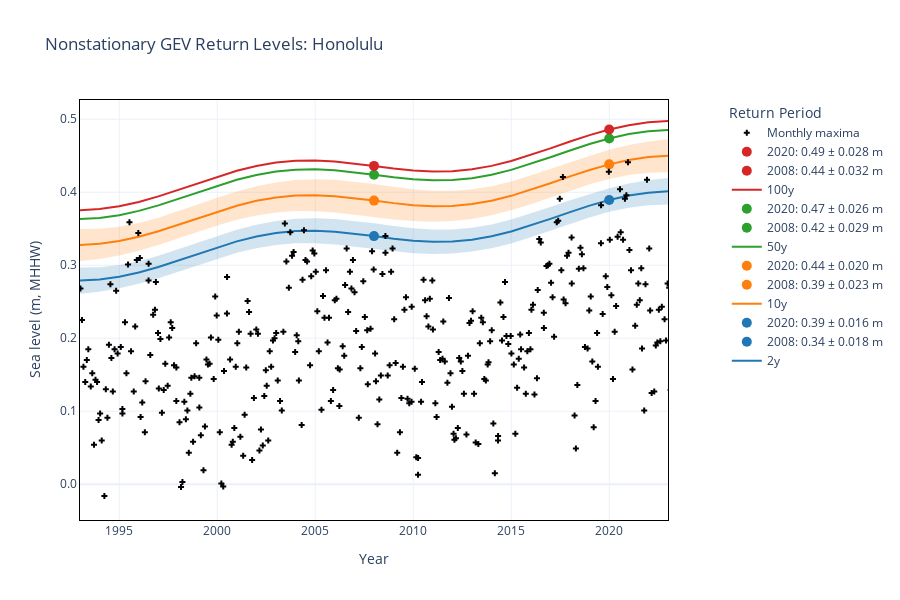

Notebook code for this chart:
### Markdown cell above
We can also make it interactive.

### Code cell
#The mean of the location parameter should be the mean of the monthly maxima
meanmaxSL = w_cvte2[1]-STNDtoMHHW
#The standard deviation should be the standard deviation of the monthly maxima  
rangemaxSL = w_cvte2[2]
fig = plotting.plotTimeDependentReturnValue_plotly(stationID, STNDtoMHHW, dirs['model_output_dir'], station_name, mm, year0plot, meanmaxSL, rangemaxSL)

### Figure 1 — Plotly figure (JSON) as saved in the notebook; plotly's stock layout.template omitted (floating-point values rounded to 4 significant figures; data arrays with more than 128 entries replaced by an {"elided": "..."} marker saying what was removed)
{"data": [{"hovertemplate": "%{x:.0f}: %{y:.3f} m", "line": {"color": "#1f77b4", "width": 2}, "mode": "lines", "name": "2y", "type": "scatter", "x": [1993.0, 1994.0, 1995.0, 1996.0, 1997.0, 1998.0, 1999.0, 2000.0, 2001.0, 2002.0, 2003.0, 2004.0, 2005.0, 2006.0, 2007.0, 2008.0, 2009.0, 2010.0, 2011.0, 2012.0, 2013.0, 2014.0, 2015.0, 2016.0, 2017.0, 2018.0, 2019.0, 2020.0, 2021.0, 2022.0, 2023.0, 2024.0], "y": [0.279, 0.2805, 0.2842, 0.2901, 0.2976, 0.3063, 0.3156, 0.3246, 0.3327, 0.3394, 0.3441, 0.3467, 0.3473, 0.3459, 0.3432, 0.3399, 0.3364, 0.3336, 0.3322, 0.3325, 0.335, 0.3396, 0.3462, 0.3544, 0.3634, 0.3728, 0.3816, 0.3893, 0.3954, 0.3994, 0.4013, 0.401]}, {"hovertemplate": "%{x:.0f}: %{y:.3f} m", "marker": {"color": "#1f77b4", "size": 10}, "mode": "markers+text", "name": "2008: 0.34 ± 0.018 m", "textposition": "top right", "type": "scatter", "x": [2008], "y": [0.3399]}, {"hovertemplate": "%{x:.0f}: %{y:.3f} m", "marker": {"color": "#1f77b4", "size": 10}, "mode": "markers+text", "name": "2020: 0.39 ± 0.016 m", "textposition": "top right", "type": "scatter", "x": [2020], "y": [0.3893]}, {"hovertemplate": "%{x:.0f}: %{y:.3f} m", "line": {"color": "#ff7f0e", "width": 2}, "mode": "lines", "name": "10y", "type": "scatter", "x": [1993.0, 1994.0, 1995.0, 1996.0, 1997.0, 1998.0, 1999.0, 2000.0, 2001.0, 2002.0, 2003.0, 2004.0, 2005.0, 2006.0, 2007.0, 2008.0, 2009.0, 2010.0, 2011.0, 2012.0, 2013.0, 2014.0, 2015.0, 2016.0, 2017.0, 2018.0, 2019.0, 2020.0, 2021.0, 2022.0, 2023.0, 2024.0], "y": [0.3277, 0.3293, 0.3331, 0.3389, 0.3465, 0.3552, 0.3645, 0.3734, 0.3816, 0.3882, 0.3929, 0.3955, 0.396, 0.3946, 0.3919, 0.3885, 0.3851, 0.3823, 0.3809, 0.3812, 0.3838, 0.3884, 0.3951, 0.4032, 0.4123, 0.4217, 0.4305, 0.4382, 0.4442, 0.4482, 0.45, 0.4497]}, {"hovertemplate": "%{x:.0f}: %{y:.3f} m", "marker": {"color": "#ff7f0e", "size": 10}, "mode": "markers+text", "name": "2008: 0.39 ± 0.023 m", "textposition": "top right", "type": "scatter", "x": [2008], "y": [0.3885]}, {"hovertemplate": "%{x:.0f}: %{y:.3f} m", "marker": {"color": "#ff7f0e", "size": 10}, "mode": "markers+text", "name": "2020: 0.44 ± 0.020 m", "textposition": "top right", "type": "scatter", "x": [2020], "y": [0.4382]}, {"hovertemplate": "%{x:.0f}: %{y:.3f} m", "line": {"color": "#2ca02c", "width": 2}, "mode": "lines", "name": "50y", "type": "scatter", "x": [1993.0, 1994.0, 1995.0, 1996.0, 1997.0, 1998.0, 1999.0, 2000.0, 2001.0, 2002.0, 2003.0, 2004.0, 2005.0, 2006.0, 2007.0, 2008.0, 2009.0, 2010.0, 2011.0, 2012.0, 2013.0, 2014.0, 2015.0, 2016.0, 2017.0, 2018.0, 2019.0, 2020.0, 2021.0, 2022.0, 2023.0, 2024.0], "y": [0.3632, 0.3648, 0.3686, 0.3745, 0.382, 0.3908, 0.4, 0.409, 0.4171, 0.4237, 0.4284, 0.431, 0.4314, 0.43, 0.4273, 0.4239, 0.4204, 0.4177, 0.4163, 0.4167, 0.4192, 0.4239, 0.4306, 0.4388, 0.4479, 0.4572, 0.4661, 0.4737, 0.4797, 0.4836, 0.4854, 0.4852]}, {"hovertemplate": "%{x:.0f}: %{y:.3f} m", "marker": {"color": "#2ca02c", "size": 10}, "mode": "markers+text", "name": "2008: 0.42 ± 0.029 m", "textposition": "top right", "type": "scatter", "x": [2008], "y": [0.4239]}, {"hovertemplate": "%{x:.0f}: %{y:.3f} m", "marker": {"color": "#2ca02c", "size": 10}, "mode": "markers+text", "name": "2020: 0.47 ± 0.026 m", "textposition": "top right", "type": "scatter", "x": [2020], "y": [0.4737]}, {"hovertemplate": "%{x:.0f}: %{y:.3f} m", "line": {"color": "#d62728", "width": 2}, "mode": "lines", "name": "100y", "type": "scatter", "x": [1993.0, 1994.0, 1995.0, 1996.0, 1997.0, 1998.0, 1999.0, 2000.0, 2001.0, 2002.0, 2003.0, 2004.0, 2005.0, 2006.0, 2007.0, 2008.0, 2009.0, 2010.0, 2011.0, 2012.0, 2013.0, 2014.0, 2015.0, 2016.0, 2017.0, 2018.0, 2019.0, 2020.0, 2021.0, 2022.0, 2023.0, 2024.0], "y": [0.3753, 0.3769, 0.3808, 0.3867, 0.3943, 0.403, 0.4123, 0.4213, 0.4294, 0.4359, 0.4406, 0.4431, 0.4436, 0.4422, 0.4395, 0.4361, 0.4326, 0.4298, 0.4284, 0.4288, 0.4314, 0.4361, 0.4428, 0.451, 0.4601, 0.4695, 0.4783, 0.4859, 0.4919, 0.4958, 0.4976, 0.4973]}, {"hovertemplate": "%{x:.0f}: %{y:.3f} m", "marker": {"color": "#d62728", "size": 10}, "mode": "markers+text", "name": "2008: 0.44 ± 0.032 m", "textposition": "top right", "type": "scatter", "x": [2008], "y": [0.4361]}, {"hovertemplate": "%{x:.0f}: %{y:.3f} m", "marker": {"color": "#d62728", "size": 10}, "mode": "markers+text", "name": "2020: 0.49 ± 0.028 m", "textposition": "top right", "type": "scatter", "x": [2020], "y": [0.4859]}, {"fillcolor": "rgba(31.0, 119.0, 180.0, 0.2)", "hoverlabel": {"bgcolor": "rgba(31.0, 119.0, 180.0, 0.2)", "font": {"color": "#1f77b4"}}, "hovertemplate": "%{x:.0f}: %{y:.3f} m", "line": {"color": "rgba(31.0, 119.0, 180.0, 0)"}, "mode": "lines", "name": "Upper Confidence Interval", "showlegend": false, "type": "scatter", "x": [1993.0, 1994.0, 1995.0, 1996.0, 1997.0, 1998.0, 1999.0, 2000.0, 2001.0, 2002.0, 2003.0, 2004.0, 2005.0, 2006.0, 2007.0, 2008.0, 2009.0, 2010.0, 2011.0, 2012.0, 2013.0, 2014.0, 2015.0, 2016.0, 2017.0, 2018.0, 2019.0, 2020.0, 2021.0, 2022.0, 2023.0, 2024.0], "y": [0.2969, 0.2973, 0.3002, 0.3056, 0.313, 0.3217, 0.3311, 0.3402, 0.3485, 0.3554, 0.3605, 0.3635, 0.3645, 0.3635, 0.3609, 0.3575, 0.3538, 0.3507, 0.3488, 0.3489, 0.3512, 0.3559, 0.3625, 0.3707, 0.3798, 0.3891, 0.3978, 0.4056, 0.4119, 0.4166, 0.4194, 0.4203]}, {"fill": "tonexty", "fillcolor": "rgba(31.0, 119.0, 180.0, 0.2)", "hoverlabel": {"bgcolor": "rgba(31.0, 119.0, 180.0, 0.2)", "font": {"color": "#1f77b4"}}, "hovertemplate": "%{x:.0f}: %{y:.3f} m", "line": {"color": "rgba(31.0, 119.0, 180.0, 0)"}, "mode": "lines", "name": "Lower Confidence Interval", "showlegend": false, "type": "scatter", "x": [1993.0, 1994.0, 1995.0, 1996.0, 1997.0, 1998.0, 1999.0, 2000.0, 2001.0, 2002.0, 2003.0, 2004.0, 2005.0, 2006.0, 2007.0, 2008.0, 2009.0, 2010.0, 2011.0, 2012.0, 2013.0, 2014.0, 2015.0, 2016.0, 2017.0, 2018.0, 2019.0, 2020.0, 2021.0, 2022.0, 2023.0, 2024.0], "y": [0.2611, 0.2638, 0.2683, 0.2746, 0.2823, 0.2909, 0.3001, 0.3089, 0.3169, 0.3233, 0.3277, 0.33, 0.3301, 0.3284, 0.3255, 0.3222, 0.319, 0.3166, 0.3155, 0.3161, 0.3187, 0.3234, 0.3299, 0.338, 0.3471, 0.3565, 0.3654, 0.3731, 0.3788, 0.3822, 0.3831, 0.3818]}, {"fillcolor": "rgba(255.0, 127.0, 14.0, 0.2)", "hoverlabel": {"bgcolor": "rgba(255.0, 127.0, 14.0, 0.2)", "font": {"color": "#ff7f0e"}}, "hovertemplate": "%{x:.0f}: %{y:.3f} m", "line": {"color": "rgba(255.0, 127.0, 14.0, 0)"}, "mode": "lines", "name": "Upper Confidence Interval", "showlegend": false, "type": "scatter", "x": [1993.0, 1994.0, 1995.0, 1996.0, 1997.0, 1998.0, 1999.0, 2000.0, 2001.0, 2002.0, 2003.0, 2004.0, 2005.0, 2006.0, 2007.0, 2008.0, 2009.0, 2010.0, 2011.0, 2012.0, 2013.0, 2014.0, 2015.0, 2016.0, 2017.0, 2018.0, 2019.0, 2020.0, 2021.0, 2022.0, 2023.0, 2024.0], "y": [0.3497, 0.35, 0.3527, 0.358, 0.3652, 0.3738, 0.3832, 0.3924, 0.401, 0.4081, 0.4135, 0.4167, 0.4179, 0.417, 0.4146, 0.4112, 0.4074, 0.4042, 0.4021, 0.402, 0.404, 0.4084, 0.4148, 0.4228, 0.4319, 0.4412, 0.4502, 0.4582, 0.4648, 0.4696, 0.4725, 0.4734]}, {"fill": "tonexty", "fillcolor": "rgba(255.0, 127.0, 14.0, 0.2)", "hoverlabel": {"bgcolor": "rgba(255.0, 127.0, 14.0, 0.2)", "font": {"color": "#ff7f0e"}}, "hovertemplate": "%{x:.0f}: %{y:.3f} m", "line": {"color": "rgba(255.0, 127.0, 14.0, 0)"}, "mode": "lines", "name": "Lower Confidence Interval", "showlegend": false, "type": "scatter", "x": [1993.0, 1994.0, 1995.0, 1996.0, 1997.0, 1998.0, 1999.0, 2000.0, 2001.0, 2002.0, 2003.0, 2004.0, 2005.0, 2006.0, 2007.0, 2008.0, 2009.0, 2010.0, 2011.0, 2012.0, 2013.0, 2014.0, 2015.0, 2016.0, 2017.0, 2018.0, 2019.0, 2020.0, 2021.0, 2022.0, 2023.0, 2024.0], "y": [0.3057, 0.3086, 0.3134, 0.3199, 0.3278, 0.3366, 0.3457, 0.3544, 0.3622, 0.3683, 0.3723, 0.3742, 0.3741, 0.3723, 0.3693, 0.3659, 0.3627, 0.3604, 0.3596, 0.3605, 0.3635, 0.3685, 0.3753, 0.3836, 0.3928, 0.4021, 0.4108, 0.4182, 0.4236, 0.4267, 0.4274, 0.426]}, {"hovertemplate": "%{x:.0f}: %{y:.3f} m", "marker": {"color": "black", "size": 5, "symbol": "cross"}, "mode": "markers", "name": "Monthly maxima", "type": "scatter", "x": {"elided": "384 float values"}, "y": {"elided": "384 float values"}}], "layout": {"height": 600, "legend": {"title": {"text": "Return Period"}, "x": 1.1, "y": 1}, "title": {"text": "Nonstationary GEV Return Levels: Honolulu"}, "width": 900, "xaxis": {"linecolor": "black", "mirror": true, "range": [1993, 2023], "showline": true, "tickformat": ".0f", "title": {"text": "Year"}}, "yaxis": {"linecolor": "black", "mirror": true, "range": [[0.09571], [0.1769]], "showline": true, "tickformat": ".1f", "title": {"text": "Sea level (m, MHHW)"}}}}
